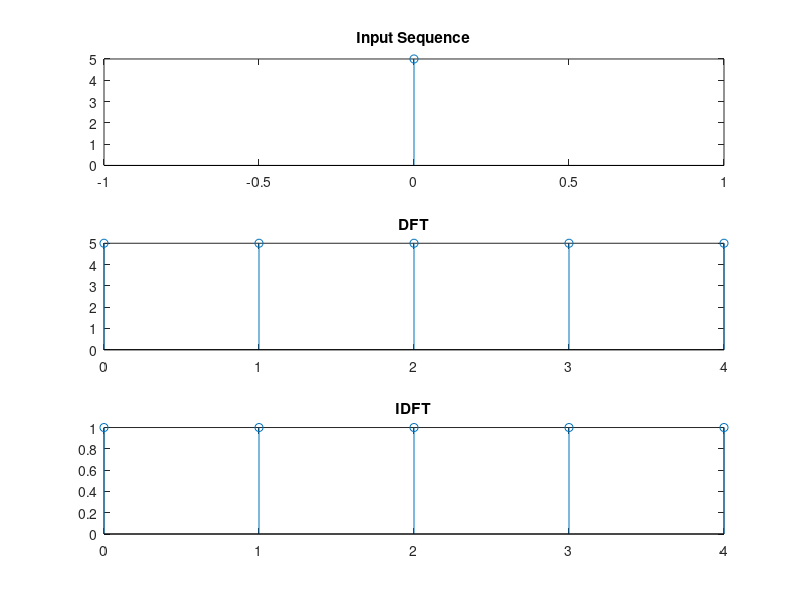

The MATLAB source for this figure:
clear all;

x=input('Please enter the sequence x(n)='); % e.g [1 2 3 4 5 6]
N=input('Please enter the length of the DFT N=');

X=fft(x,N);

n=0:length(x)-1;
subplot(3,1,1);

stem(n,x);

title('Input Sequence');
subplot(3,1,2);
n=0:length(X)-1;
stem(n,X);

disp('DFT of input sequence is ');
disp(X);
title('DFT');
idft=ifft(x,N);
subplot(3,1,3);
stem(n,abs(idft));
title('IDFT');
disp('IDFT of input sequence is ');
disp(idft);